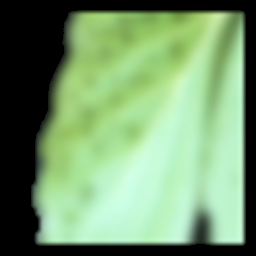
#> input picture angular_leafspot/a1_preprocessed_preprocessed.png, 256 x 256 px; its folder holds only this picture in this run
$ python prepare_final_dataset.py
#> lines starting #> are read from the running program, lines starting #| are printed output that depends on the picture
"""
Step 3a: build the final 9-class training dataset.

1. Collect images for the 9 final classes (healthy = 425 filtered + 456 PlantVillage).
2. Perceptual-hash (dHash) dedupe WITHIN and ACROSS classes, before splitting, so no
   near-duplicate can leak between train/val/test.
3. Stratified 70/20/10 split, guaranteeing >=2 val and >=2 test per class.
4. TRAIN-only class balancing: cap at 600/class, oversample classes under 40 up to 40
   (copies named *_dupN). Never oversample val/test.
5. Emit manifest.csv with per-image is_plantvillage evidence, and print per-class
   PlantVillage fraction per split.
"""

import paths  # central path configuration; see paths.py
import csv
import json
import random
from collections import Counter, defaultdict
from pathlib import Path

import cv2
import numpy as np


SRC = paths.SOURCE_DATASET
SCORES = paths.HEALTHY_CLEAN / 'healthy_scores.csv'
OUT = paths.DATASET
SEED = 42
IMG_EXT = {".jpg", ".jpeg", ".png"}
DHASH_BITS = 64
NEAR_DUP_THRESHOLD = 5
TRAIN_FRAC, VAL_FRAC, TEST_FRAC = 0.70, 0.20, 0.10
MIN_VAL, MIN_TEST = 2, 2
CAP_TRAIN = 600
MIN_TRAIN = 40
# Per-class cap on the TOTAL number of images (applied after dedupe, BEFORE splitting) so that a
# dominant class cannot dominate val/test either. leaf_scorch is capped because it is 100%
# PlantVillage and would otherwise skew the by-source evaluation.
CLASS_TOTAL_CAP = {"leaf_scorch": 600}

# final class -> list of source folders
CLASS_SOURCES = {
    "angular_leafspot": ["angular_leafspot"],
    "anthracnose_fruit_rot": ["anthracnose_fruit_rot"],
    "blossom_blight": ["blossom_blight"],
    "gray_mold": ["gray_mold"],
    "leaf_spot": ["leaf_spot"],
    "powdery_mildew_fruit": ["powdery_mildew_fruit"],
    "powdery_mildew_leaf": ["powdery_mildew_leaf"],
    "leaf_scorch": ["Strawberry___Leaf_scorch"],
    "healthy": ["Strawberry___healthy", "healthy"],  # 2nd is the FILTERED folder
}
FILTERED_FOLDER = "healthy"


def list_images(folder: Path):
    if not folder.is_dir():
        return []
    return sorted(p for p in folder.iterdir() if p.is_file() and p.suffix.lower() in IMG_EXT)


def dhash(path: Path, hash_size: int = 8) -> int:
    """64-bit difference hash: compares adjacent pixels, invariant to resize/small edits."""
    img = cv2.imread(str(path), cv2.IMREAD_GRAYSCALE)
    if img is None:
        raise ValueError("unreadable")
    small = cv2.resize(img, (hash_size + 1, hash_size), interpolation=cv2.INTER_AREA)
    diff = small[:, 1:] > small[:, :-1]
    out = 0
    for bit in diff.flatten():
        out = (out << 1) | int(bit)
    return out


def hamming(a: np.ndarray, b: np.ndarray) -> np.ndarray:
    return np.bitwise_count(np.bitwise_xor(a, b))


def looks_plantvillage(path: Path) -> bool:
    """DEPRECATED / NOT USED.

    A bright-uniform-background heuristic was trialled and rejected: calibrated against known
    PlantVillage controls (Strawberry___healthy / Strawberry___Leaf_scorch) it only reached 8.3%
    recall, because those studio shots are leaf-filled and not bright-bordered. is_plantvillage is
    therefore decided by source folder alone, which is exact. A visual audit of 64 kept ex-`healthy`
    images (healthy_clean/kept_sheet_20260929.png) confirmed all are field/garden shots, so none of
    them are PlantVillage-style.
    """
    return False


def main():
    rng = random.Random(SEED)

    keep_names = set()
    if SCORES.is_file():
        with SCORES.open(encoding="utf-8") as fh:
#> (reads plant_ai/healthy_clean/healthy_scores.csv from the repository)
            for r in csv.DictReader(fh):
                if r["bucket"] == "keep":
                    keep_names.add(r["name"])
        print(f"filtered 'healthy' keep-list: {len(keep_names)} images")
    else:
        raise SystemExit(f"missing {SCORES}")

    # ---------- 1. collect ----------
    pool = []  # (class, source_folder, path)
    skipped = []
    for cls, folders in CLASS_SOURCES.items():
        for folder in folders:
            d = SRC / folder
            files = list_images(d)
            if folder == FILTERED_FOLDER:
                before = len(files)
                files = [p for p in files if p.name in keep_names]
                print(f"  {folder:26s} {before} -> {len(files)} after filter")
            for p in files:
                pool.append((cls, folder, p))
    print(f"\ncollected {len(pool)} images across {len(CLASS_SOURCES)} classes")

    # ---------- 2. perceptual-hash dedupe (within + across classes) ----------
    hashes, valid, hash_errs = [], [], []
    for cls, folder, p in pool:
        try:
            hashes.append(dhash(p))
#> in dhash, `img = cv2.imread(str(path), cv2.IMREAD_GRAYSCALE)`:
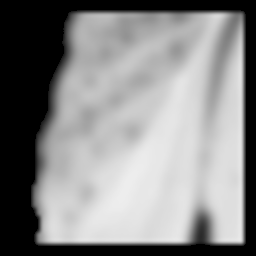
#> img: shape (256, 256); min 0, max 237, mean 135.6
#> the loop in dhash, `for bit in diff.flatten():` made 64 passes
#> (bit, out) on passes 3 to 14: (True, 3), (False, 6), (False, 12), (True, 25), (True, 51), (False, 102), (False, 204), (True, 409), (True, 819), (True, 1639), (True, 3279), (False, 6558)
#> out on passes 1 to 2: 0, 1
#> after the loop in dhash, `for bit in diff.flatten():`: out = 7383912160326381792
            valid.append((cls, folder, p))
        except Exception:
            hash_errs.append(str(p))
    print(f"hashed {len(valid)} images ({len(hash_errs)} unreadable/skipped)")

    order = sorted(range(len(valid)), key=lambda i: (valid[i][0], valid[i][2].name))
    kept_idx, kept_h = [], []
    kh = np.zeros(0, dtype=np.uint64)
    exact_dup, near_dup, cross_class = [], [], []
    for i in order:
        h = np.uint64(hashes[i])
        if kh.size:
            d = hamming(kh, np.array([h], dtype=np.uint64))
            j = int(np.argmin(d))
            dist = int(d[j])
            if dist <= NEAR_DUP_THRESHOLD:
                k = kept_idx[j]
                same = valid[k][0] == valid[i][0]
                (exact_dup if dist == 0 else near_dup).append((valid[i][2], valid[i][0], valid[k][0], dist))
                if not same:
                    cross_class.append((valid[i][2], valid[i][0], valid[k][0], dist))
                continue
        kept_idx.append(i)
        kept_h.append(int(h))
        kh = np.append(kh, np.uint64(h))
#> this loop made 1 pass
#> (h, kh) on pass 1: (7383912160326381792, [7383912160326381792])
#> after the loop, cross_class = []; kept_h = [7383912160326381792]; kept_idx = [0]
    kept = [valid[i] for i in kept_idx]
#> kept = 1 item
    print(
        f"\ndedupe: kept {len(kept)}  removed exact={len(exact_dup)} near={len(near_dup)} "
        f"(cross-class conflicts={len(cross_class)})"
    )
#| dedupe: kept 1  removed exact=0 near=0 (cross-class conflicts=0)

    # ---------- 2b. per-class TOTAL cap (after dedupe, before splitting) ----------
    total_capped = []
    by_cls_dedup = defaultdict(list)
    for cls, folder, p in kept:
        by_cls_dedup[cls].append((cls, folder, p))
#> this loop made 1 pass
#> (cls, folder) on pass 1: ('angular_leafspot', 'angular_leafspot')
    kept = []
    for cls in sorted(CLASS_SOURCES):
        items = by_cls_dedup[cls]
        cap = CLASS_TOTAL_CAP.get(cls)
        if cap is not None and len(items) > cap:
            rng.shuffle(items)
            total_capped.append((cls, len(items) - cap, cap))
            items = items[:cap]
        kept += items
    if total_capped:
        print("\nTOTAL cap applied before split:")
        for cls, n, cap in total_capped:
            print(f"    {cls:24s} dropped {n:4d} -> capped at {cap} total")

    # ---------- 3. stratified split ----------
    by_cls = defaultdict(list)
    for cls, folder, p in kept:
        by_cls[cls].append((folder, p))
    split_rows = []
    for cls in sorted(CLASS_SOURCES):
        items = by_cls[cls]
        rng.shuffle(items)
        n = len(items)
        n_test = max(MIN_TEST, round(n * TEST_FRAC))
        n_val = max(MIN_VAL, round(n * VAL_FRAC))
        while n_test + n_val + 1 > n:  # ensure at least 1 train image
            if n_val > MIN_VAL:
                n_val -= 1
            elif n_test > MIN_TEST:
                n_test -= 1
            else:
                break
        n_train = n - n_val - n_test
        for label, chunk in (("train", items[:n_train]), ("val", items[n_train : n_train + n_val]),
                             ("test", items[n_train + n_val :])):
            for folder, p in chunk:
                split_rows.append(
                    {"class": cls, "folder": folder, "path": p, "split": label, "dup": False, "hash": 0}
                )
    # rebuild hashes properly
    pos = {(c, f, p): hashes[i] for i, (c, f, p) in enumerate(valid)}
#> pos = 1 item
    for r in split_rows:
        r["hash"] = pos[(r["class"], r["folder"], r["path"])]

    # ---------- 4. TRAIN-only balancing ----------
    tr_by_cls = defaultdict(list)
    for r in split_rows:
        if r["split"] == "train":
            tr_by_cls[r["class"]].append(r)
    added_dups, capped = [], []
    for cls, rows in tr_by_cls.items():
        real = [r for r in rows if not r["dup"]]
        if len(real) > CAP_TRAIN:
            rng.shuffle(real)
            removed = real[CAP_TRAIN:]
            capped.append((cls, len(removed)))
            keep_rows = real[:CAP_TRAIN]
            for r in rows:
                r["_drop"] = r in removed
            tr_by_cls[cls] = keep_rows
            rows = keep_rows
        n_real = len([r for r in rows if not r["dup"]])
        if n_real < MIN_TRAIN:
            base = [r for r in rows if not r["dup"]]
            n_dup = sum(1 for r in rows if r["dup"])
            k = 1
            while base and n_dup < MIN_TRAIN - n_real:
                src = base[k % len(base)]
                new = dict(src)
                new["dup"] = True
                new["dup_src"] = src["path"].name
                new["path"] = src["path"].with_name(f"{src['path'].stem}__dup{k}{src['path'].suffix}")
                rows.append(new)
                added_dups.append((cls, new["path"]))
                n_dup += 1
                k += 1
        tr_by_cls[cls] = rows

    # ---------- 5. write dataset ----------
    if OUT.exists():
        import shutil

        shutil.rmtree(OUT)
    manifest = []
    all_rows = list(split_rows)
    for r in all_rows:
        r.pop("_drop", None)
    # rebuild from final per-class train rows (post cap/oversample) + val/test
    final_rows = []
    for cls in sorted(CLASS_SOURCES):
        final_rows += tr_by_cls[cls]
    for r in split_rows:
        if r["split"] in ("val", "test"):
            final_rows.append(r)

    for r in final_rows:
        dest = OUT / r["split"] / r["class"] / r["path"].name
        dest.parent.mkdir(parents=True, exist_ok=True)
        import shutil

        shutil.copy2(r["path"], dest)
        folder = r["folder"]
        # is_plantvillage is decided by source folder only (exact). The kept ex-`healthy` images
        # come from the mixed field dataset and were visually confirmed to be field shots.
        pv = folder.startswith("Strawberry___")
        ev = "source_folder" if pv else "source_folder_not_pv"
        manifest.append(
            {
                "path": str(dest.relative_to(OUT)).replace("\\", "/"),
                "final_class": r["class"],
                "source_folder": folder,
                "is_plantvillage": pv,
                "pv_evidence": ev,
                "split": r["split"],
                "is_dup_copy": r["dup"],
                "dup_source": r.get("dup_src", ""),
                "dhash": format(r["hash"], "016x"),
            }
        )

    with (OUT / "manifest.csv").open("w", newline="", encoding="utf-8") as fh:
        w = csv.DictWriter(
            fh,
            fieldnames=["path", "final_class", "source_folder", "is_plantvillage", "pv_evidence",
                        "split", "is_dup_copy", "dup_source", "dhash"],
        )
        w.writeheader()
        w.writerows(manifest)

    # ---------- report ----------
    # counts come from the manifest, excluding oversample copies, so nothing is double-counted
    n = defaultdict(lambda: [0, 0, 0])  # real images per class per split
    pv = defaultdict(lambda: [0, 0, 0])  # plantvillage images per class per split
    tot = Counter()
    for m in manifest:
        if m["is_dup_copy"]:
            continue
        si = {"train": 0, "val": 1, "test": 2}[m["split"]]
        n[m["final_class"]][si] += 1
        tot[m["split"]] += 1
        if m["is_plantvillage"]:
            pv[m["final_class"]][si] += 1

    print("\n=== SPLIT TABLE (real images only, oversample copies excluded) ===")
    hdr = (
        f"{'class':24s} {'total':>6s} {'train':>6s} {'val':>5s} {'test':>5s}"
        f"  {'PVtr':>6s} {'PVval':>6s} {'PVtest':>6s}"
    )
    print(hdr)
    print("-" * len(hdr))
    for cls in sorted(CLASS_SOURCES):
        t, v, te = n[cls]
        pt = pv[cls][0] / t if t else 0
        pv_ = pv[cls][1] / v if v else 0
        pte = pv[cls][2] / te if te else 0
        print(f"{cls:24s} {t+v+te:6d} {t:6d} {v:5d} {te:5d}  {pt*100:6.1f}% {pv_*100:5.1f}% {pte*100:5.1f}%")
    print("-" * len(hdr))
    print(f"{'TOTAL':24s} {sum(tot.values()):6d} {tot['train']:6d} {tot['val']:5d} {tot['test']:5d}")

    print(f"\noversample copies added: {len(added_dups)}")
    for cls, p in added_dups:
        print(f"    {cls:24s} {p.name}")
    if capped:
        print(f"capped (> {CAP_TRAIN} train): {capped}")
    print(f"\ndedupe removed: exact={len(exact_dup)} near={len(near_dup)} cross-class={len(cross_class)}")
#| dedupe removed: exact=0 near=0 cross-class=0
    for a, c1, c2, d in (exact_dup[:10] + near_dup[:10]):
        print(f"    dist={d:2d} {c1:22s} dup_of {c2:22s} {a.name}")
    if cross_class:
        print("  cross-class conflicts (near-identical image under two different labels):")
        for a, c1, c2, d in cross_class[:20]:
            print(f"    dist={d:2d} {c1:22s} == {c2:22s}  {a.name}")

    stats = {
        "seed": SEED,
        "near_dup_threshold": NEAR_DUP_THRESHOLD,
        "dedupe": {"kept": len(kept), "exact": len(exact_dup), "near": len(near_dup),
                   "cross_class": len(cross_class), "unreadable": len(hash_errs)},
        "oversample_copies": len(added_dups),
        "capped": capped,
        "split_real": {cls: dict(zip(("train", "val", "test"), n[cls])) for cls in n},
        "plantvillage_frac": {cls: dict(zip(("train", "val", "test"),
                                            [round(pv[cls][i] / n[cls][i], 4) if n[cls][i] else 0 for i in range(3)]))
                              for cls in n},
    }
    (OUT / "prep_stats.json").write_text(json.dumps(stats, indent=2), encoding="utf-8")
    print(f"\ndataset -> {OUT}\nmanifest -> {OUT / 'manifest.csv'}")


if __name__ == "__main__":
    main()
